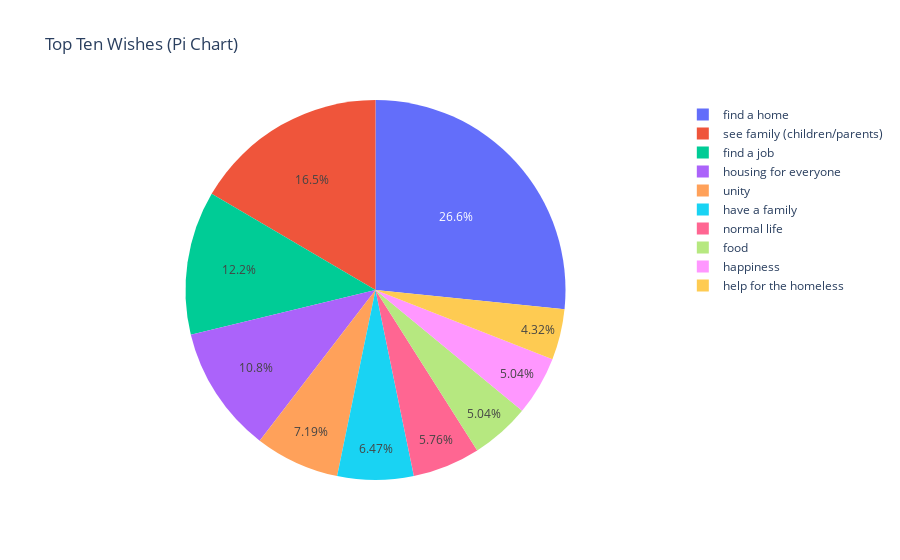

Here is the notebook cell this chart was saved with:
### Code cell
pi_fig = px.pie(top_ten_wishes_df, 
             values='counts', 
             names='wish', 
             title='Top Ten Wishes (Pi Chart)')
pi_fig.show()

### Figure 1 — Plotly figure (JSON) as saved in the notebook; plotly's stock layout.template omitted (floating-point values rounded to 4 significant figures)
{"data": [{"domain": {"x": [0, 1], "y": [0, 1]}, "hovertemplate": "wish=%{label}<br>counts=%{value}<extra></extra>", "labels": ["find a home", "see family (children/parents)", "find a job", "housing for everyone", "unity", "have a family", "normal life", "food", "happiness", "help for the homeless"], "legendgroup": "", "name": "", "showlegend": true, "type": "pie", "values": [37, 23, 17, 15, 10, 9, 8, 7, 7, 6]}], "layout": {"legend": {"tracegroupgap": 0}, "title": {"text": "Top Ten Wishes (Pi Chart)"}}}
